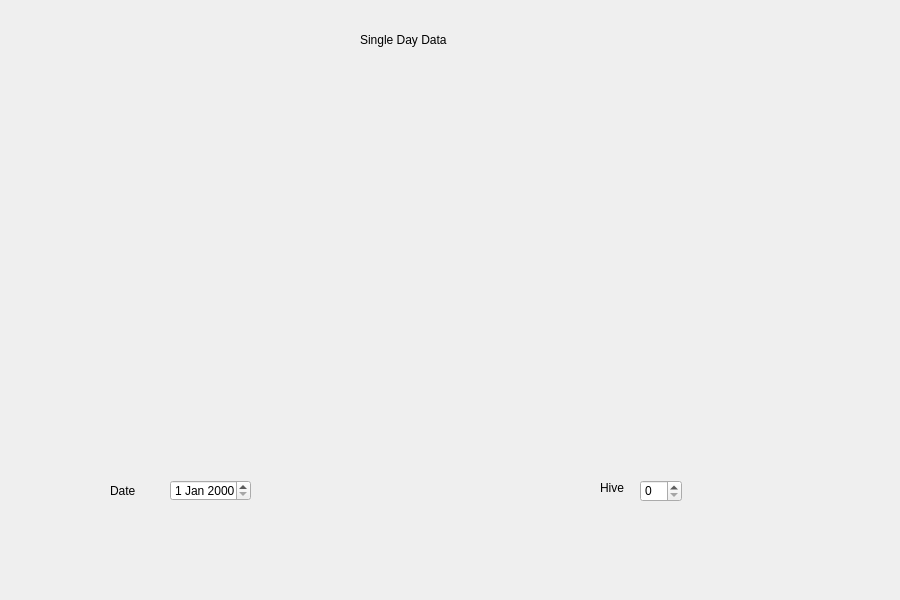
<?xml version="1.0" encoding="UTF-8"?>
<ui version="4.0">
 <class>Singledaydata</class>
 <widget class="QDialog" name="Singledaydata">
  <property name="geometry">
   <rect>
    <x>0</x>
    <y>0</y>
    <width>900</width>
    <height>600</height>
   </rect>
  </property>
  <property name="windowTitle">
   <string>Dialog</string>
  </property>
  <widget class="QLabel" name="label">
   <property name="geometry">
    <rect>
     <x>360</x>
     <y>30</y>
     <width>141</width>
     <height>20</height>
    </rect>
   </property>
   <property name="text">
    <string>Single Day Data</string>
   </property>
  </widget>
  <widget class="QDateEdit" name="dateEditor">
   <property name="geometry">
    <rect>
     <x>170</x>
     <y>480</y>
     <width>81</width>
     <height>21</height>
    </rect>
   </property>
  </widget>
  <widget class="QLabel" name="label_2">
   <property name="geometry">
    <rect>
     <x>110</x>
     <y>480</y>
     <width>41</width>
     <height>21</height>
    </rect>
   </property>
   <property name="text">
    <string>Date </string>
   </property>
  </widget>
  <widget class="QLabel" name="label_3">
   <property name="geometry">
    <rect>
     <x>600</x>
     <y>480</y>
     <width>31</width>
     <height>16</height>
    </rect>
   </property>
   <property name="text">
    <string>Hive</string>
   </property>
  </widget>
  <widget class="QSpinBox" name="hive_num">
   <property name="geometry">
    <rect>
     <x>640</x>
     <y>480</y>
     <width>42</width>
     <height>22</height>
    </rect>
   </property>
  </widget>
  <widget class="QCustomPlot" name="nest" native="true">
   <property name="geometry">
    <rect>
     <x>160</x>
     <y>80</y>
     <width>500</width>
     <height>300</height>
    </rect>
   </property>
  </widget>
 </widget>
 <customwidgets>
  <customwidget>
   <class>QCustomPlot</class>
   <extends>QWidget</extends>
   <header>qcustomplot.h</header>
   <container>1</container>
  </customwidget>
 </customwidgets>
 <resources/>
 <connections/>
</ui>
